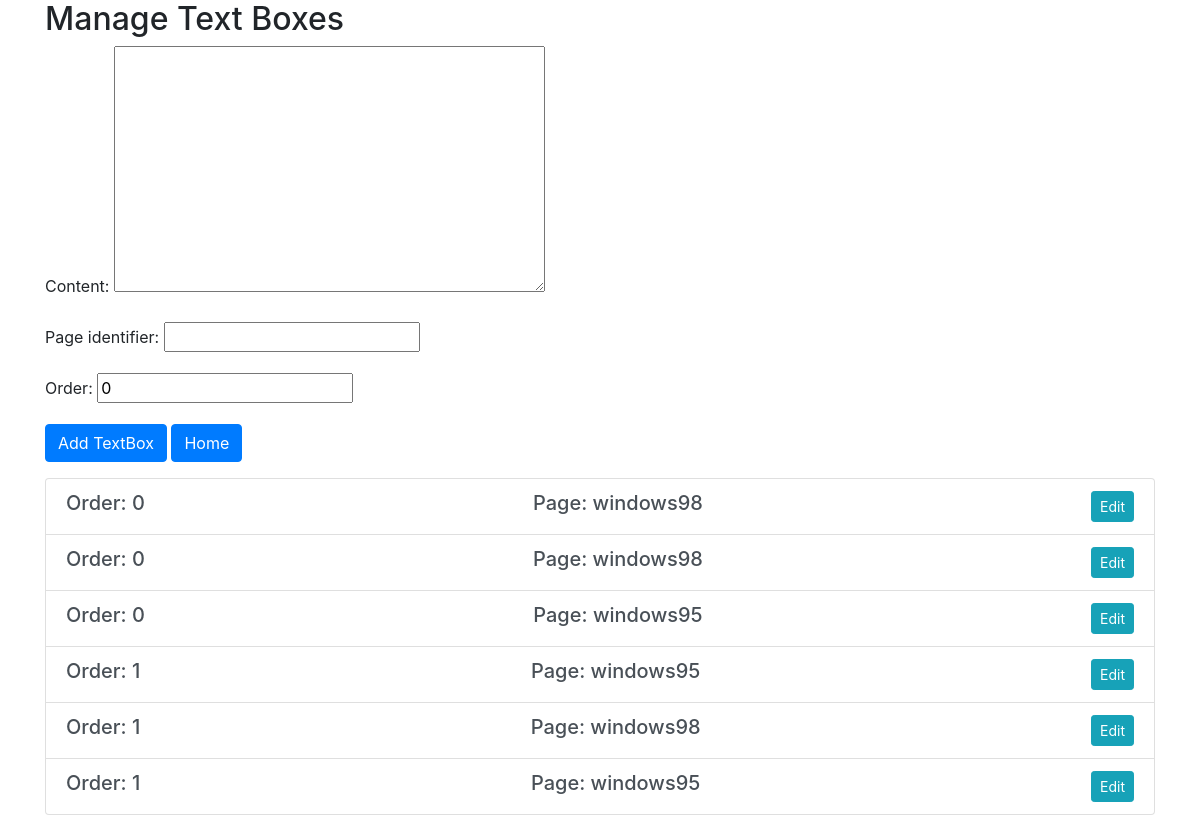
The app's page /manage_textboxes/, older data.
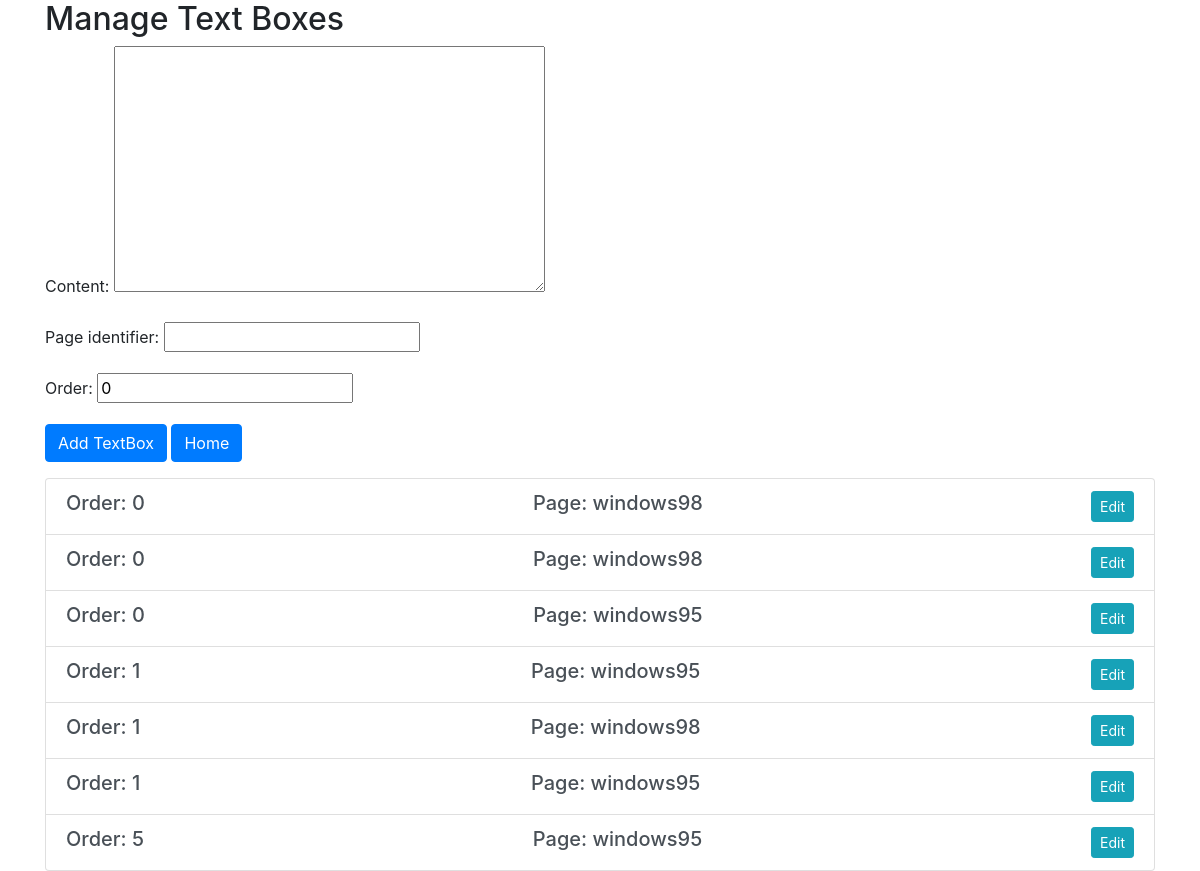
The same page, newer data.
### customerproject/models.py (models this page shows)
class TextBox(models.Model):
    content = models.TextField()
    page_identifier = models.CharField(max_length=100)
    order = models.PositiveIntegerField(default=0)
    class Meta:
        ordering = ['order', 'id', 'page_identifier']

### customerproject/views.py (the view)
# urls.py: path('manage_textboxes/', manage_textboxes, name='manage_textboxes'),
def manage_textboxes(request):
    text_boxes = TextBox.objects.all()
    if request.method == 'POST':
        form = TextBoxForm(request.POST)
        if form.is_valid():
            form.save()
            return redirect('manage_textboxes')
    else:
        form = TextBoxForm()
    return render(request, 'manage_textboxes.html', {
        'text_boxes': text_boxes,
        'form': form
    })

### customerproject/forms.py
class TextBoxForm(forms.ModelForm):
    class Meta:
        model = TextBox
        fields = ['content', 'page_identifier', 'order']

### customerproject/templates/manage_textboxes.html (shortened to what this page needs)
{% extends "base.html" %}
{% block content %}
    <h2>Manage Text Boxes</h2>
    <form method="post" class="mb-3">
        {{ form.as_p }}
        <button type="submit" class="btn btn-primary">Add TextBox</button>
        <a class="btn btn-primary" href="{% url 'homepage' %}" role="button">Home</a>
    </form>
    <div class="list-group">
        {% for text_box in text_boxes %}
            <div class="list-group-item list-group-item-action flex-column align-items-start">
                <div class="d-flex w-100 justify-content-between">
                    <h5 class="mb-1">Order: {{ text_box.order }}</h5>
                    <h5 class="mb-1"> Page: {{ text_box.page_identifier }}</h5>
                    <div class="btn-group">
                        <a href="{% url 'edit_textbox' text_box.pk %}" class="btn btn-info btn-sm">Edit</a>
                    </div>
                </div>
            </div>
        {% endfor %}
    </div>
{% endblock %}

Row changes from the older to the newer data that the page shows:
added TextBox: order "5", page_identifier "windows95"
